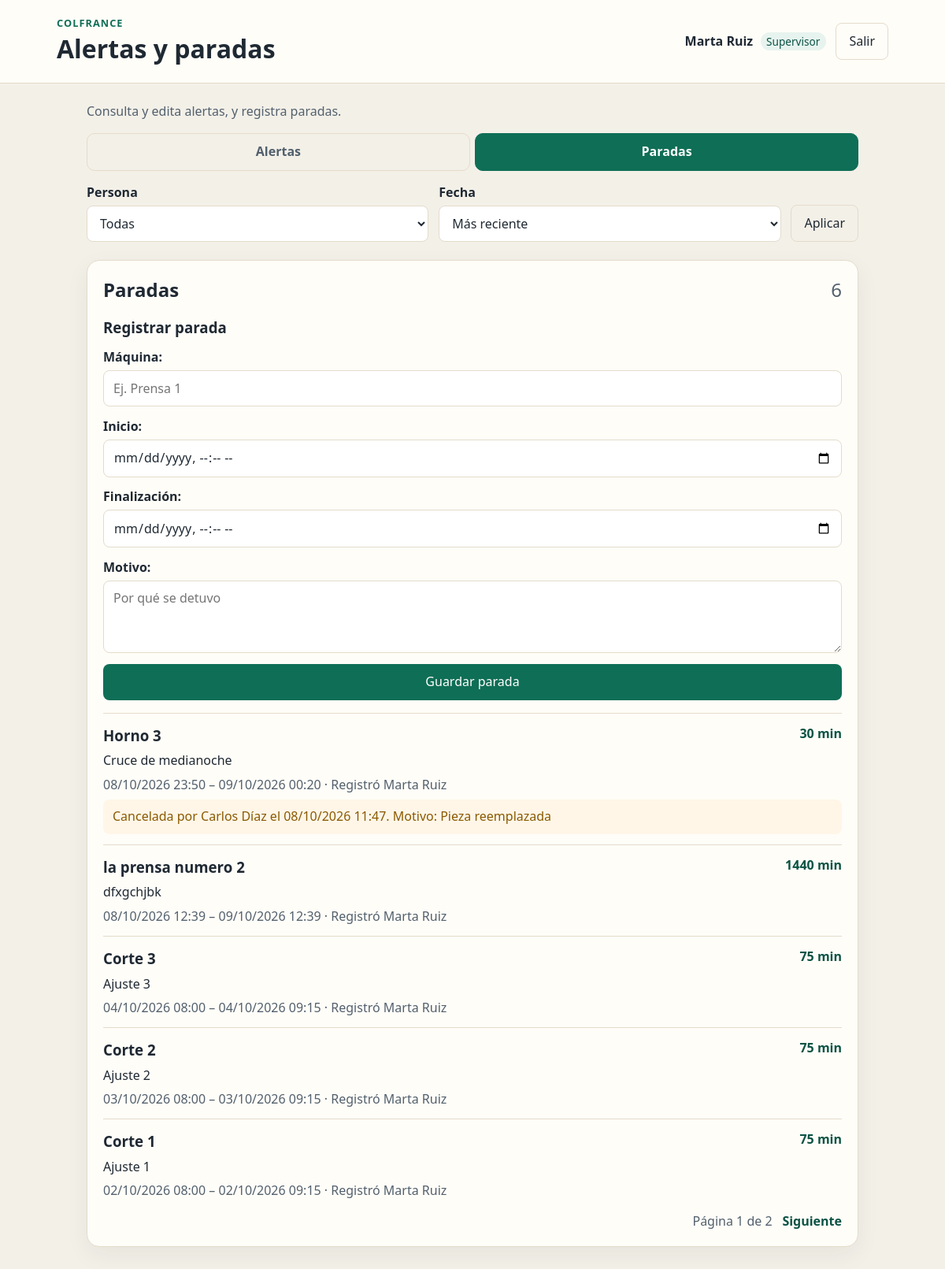
The app's page /?vista=paradas&persona=&orden=reciente (signed in), older data.
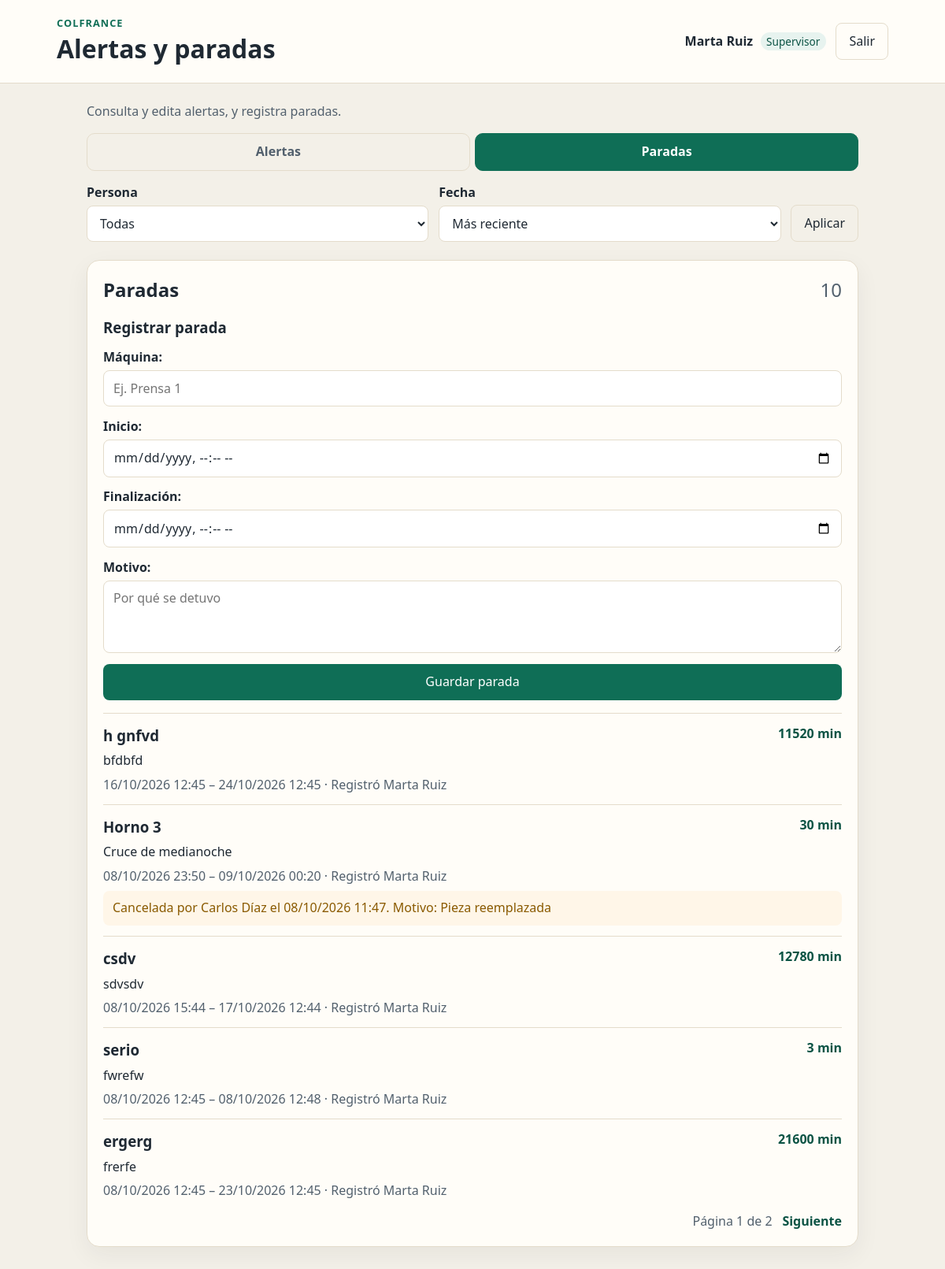
The same page, newer data.
### operaciones/models.py (models this page shows, shortened)
class Perfil(models.Model):
    usuario = models.OneToOneField(
        settings.AUTH_USER_MODEL,
        on_delete=models.CASCADE,
        related_name='perfil',
    )
    nombre = models.CharField('nombre', max_length=120)
    telefono = models.CharField('teléfono', max_length=15, validators=[telefono_valido])
    cedula = models.CharField(
        'cédula',
        max_length=12,
        unique=True,
        validators=[cedula_valida],
    )
    class Meta:
        verbose_name = 'perfil'
        verbose_name_plural = 'perfiles'

class Parada(models.Model):
    maquina = models.CharField('máquina', max_length=100)
    inicio = models.DateTimeField('inicio')
    fin = models.DateTimeField('finalización')
    motivo = models.TextField('motivo')
    usuario = models.ForeignKey(
        settings.AUTH_USER_MODEL,
        on_delete=models.PROTECT,
        related_name='paradas',
        verbose_name='usuario',
    )
    cancelada_por = models.ForeignKey(
        settings.AUTH_USER_MODEL,
        null=True,
        blank=True,
        on_delete=models.PROTECT,
        related_name='paradas_canceladas',
        verbose_name='cancelada por',
    )
    cancelada_en = models.DateTimeField('cancelada en', null=True, blank=True)
    motivo_cancelacion = models.TextField('motivo de cancelación', null=True, blank=True)
    class Meta:
        verbose_name = 'parada'
        verbose_name_plural = 'paradas'
        ordering = ['-inicio', '-pk']
        constraints = [
            models.CheckConstraint(
                condition=Q(fin__gt=F('inicio')),
                name='parada_fin_posterior_al_inicio',
            ),
            models.CheckConstraint(
                condition=(
                    Q(
                        cancelada_por__isnull=True,
                        cancelada_en__isnull=True,
                        motivo_cancelacion__isnull=True,
                    )
                    | Q(
                        cancelada_por__isnull=False,
                        cancelada_en__isnull=False,
                        motivo_cancelacion__isnull=False,
                    )
                ),
                name='parada_cancelacion_completa_o_vacia',
            ),
        ]
    @property
    def duracion_minutos(self):
        return int(round((self.fin - self.inicio).total_seconds() / 60))

### operaciones/views.py (the view, shortened to what this page needs)
# urls.py: path('', views.principal, name='principal'),
@login_required
def principal(request):
    rol = rol_de(request.user)
    alerta_form = AlertaForm(prefix='nueva')
    parada_form = ParadaForm(prefix='nueva')
    editar_errores = {}
    cancelar_errores = {}
    estado = 200
    vista, orden, persona = parametros(request)
    if rol == 'operario':
        vista = 'alertas'
    alertas, paradas = consulta(request.user, rol, persona, orden)
    personas = []
    if rol in ('supervisor', 'jefe'):
        personas = User.objects.filter(perfil__isnull=False).select_related('perfil').order_by(
            'perfil__nombre'
        )
    pagina_alertas = paginar(alertas, numero_pagina(request, 'alertas'))
    pagina_paradas = paginar(paradas, numero_pagina(request, 'paradas'))
    edicion = []
    for alerta in pagina_alertas:
        if rol == 'supervisor':
            formulario = editar_errores.get(alerta.pk) or AlertaForm(
                instance=alerta,
                prefix=f'editar-{alerta.pk}',
            )
        else:
            formulario = None
        edicion.append((alerta, formulario))
    listado_paradas = []
    for parada in pagina_paradas:
        if rol == 'jefe' and parada.cancelada_en is None:
            formulario = cancelar_errores.get(parada.pk) or CancelacionForm(
                prefix=f'cancelar-{parada.pk}',
            )
        else:
            formulario = None
        listado_paradas.append((parada, formulario))
    return render(
        request,
        'operaciones/principal.html',
        {
            'rol': rol,
            'rol_etiqueta': ETIQUETAS.get(rol, 'Sin rol'),
            'rol_descripcion': DESCRIPCIONES.get(rol, 'Esta cuenta no tiene un rol asignado.'),
            'alerta_form': alerta_form,
            'parada_form': parada_form,
            'perfil': getattr(request.user, 'perfil', None),
            'edicion': edicion,
            'listado_paradas': listado_paradas,
            'pagina_alertas': pagina_alertas,
            'pagina_paradas': pagina_paradas,
            'vista': vista,
            'orden': orden,
            'persona': persona,
            'personas': personas,
        },
        status=estado,
    )

### operaciones/forms.py (shortened to what this page needs)
class AlertaForm(forms.ModelForm):
    class Meta:
        model = Alerta
        fields = ['maquina', 'descripcion']
        labels = {
            'maquina': 'Máquina',
            'descripcion': 'Descripción',
        }
        widgets = {
            'maquina': forms.TextInput(attrs={'placeholder': 'Ej. Prensa 1'}),
            'descripcion': forms.Textarea(attrs={'rows': 3, 'placeholder': 'Qué ocurrió'}),
        }
    def __init__(self, *args, **kwargs):
        super().__init__(*args, **kwargs)
        self.fields['maquina'].error_messages['required'] = 'Indique la máquina.'
        self.fields['descripcion'].error_messages['required'] = (
            'La descripción no puede estar vacía.'
        )

### operaciones/roles.py (called while the page is built)
def rol_de(user):
    if not getattr(user, 'is_authenticated', False):
        return None
    nombres = set(user.groups.values_list('name', flat=True))
    for nombre in ROLES:
        if nombre in nombres:
            return nombre
    return None

### operaciones/templatetags/operaciones.py (called while the page is built)
@register.filter
def nombre_persona(usuario):
    perfil = getattr(usuario, 'perfil', None)
    if perfil and perfil.nombre:
        return perfil.nombre
    return usuario.get_username()

### operaciones/views.py (called while the page is built)
def parametros(request):
    origen = request.POST if request.method == 'POST' else request.GET
    vista = origen.get('vista', 'alertas')
    if vista not in ('alertas', 'paradas'):
        vista = 'alertas'
    orden = origen.get('orden', 'reciente')
    if orden not in ('reciente', 'antiguo'):
        orden = 'reciente'
    persona = origen.get('persona', '')
    if not str(persona).isdigit():
        persona = ''
    return vista, orden, persona

def consulta(user, rol, persona, orden):
    if rol == 'operario':
        alertas = Alerta.objects.filter(usuario=user)
        paradas = Parada.objects.none()
    elif rol in ('supervisor', 'jefe'):
        alertas = Alerta.objects.all()
        paradas = Parada.objects.all()
        if persona:
            alertas = alertas.filter(usuario_id=persona)
            paradas = paradas.filter(usuario_id=persona)
    else:
        alertas = Alerta.objects.none()
        paradas = Parada.objects.none()
    if orden == 'antiguo':
        alertas = alertas.order_by('fecha', 'pk')
        paradas = paradas.order_by('inicio', 'pk')
    else:
        alertas = alertas.order_by('-fecha', '-pk')
        paradas = paradas.order_by('-inicio', '-pk')
    return (
        alertas.select_related('usuario__perfil'),
        paradas.select_related('usuario__perfil', 'cancelada_por__perfil'),
    )

### operaciones/templates/operaciones/principal.html (shortened to what this page needs)
{% extends "operaciones/base.html" %}
{% load operaciones %}
{% block cuerpo %}
<header class="barra">
  <div>
    <p class="marca">Colfrance</p>
    <h1>Alertas y paradas</h1>
  </div>
  <div class="sesion">
    <p>
      <strong>{% if perfil %}{{ perfil.nombre }}{% else %}{{ user.username }}{% endif %}</strong>
      <span class="rol">{{ rol_etiqueta }}</span>
    </p>
    <button type="button" class="secundario" id="abrir-salida">Salir</button>
  </div>
</header>
<main class="pagina">
  <p class="ayuda">{{ rol_descripcion }}</p>
  {% if rol == "supervisor" or rol == "jefe" %}
    <nav class="pestanas" aria-label="Reportes">
      <a href="?vista=alertas&persona={{ persona }}&orden={{ orden }}" class="{% if vista == 'alertas' %}activa{% endif %}" {% if vista == "alertas" %}aria-current="page"{% endif %}>
        Alertas
      </a>
      <a href="?vista=paradas&persona={{ persona }}&orden={{ orden }}" class="{% if vista == 'paradas' %}activa{% endif %}" {% if vista == "paradas" %}aria-current="page"{% endif %}>
        Paradas
      </a>
    </nav>
    <form method="get" class="filtros">
      <div class="campo">
        <label for="filtro-persona">Persona</label>
        <select id="filtro-persona" name="persona">
          <option value="">Todas</option>
        </select>
      </div>
      <div class="campo">
        <label for="filtro-orden">Fecha</label>
        <select id="filtro-orden" name="orden">
          <option value="reciente" {% if orden == "reciente" %}selected{% endif %}>Más reciente</option>
        </select>
      </div>
      <button type="submit" class="secundario">Aplicar</button>
    </form>
  {% endif %}
  {% if vista == "paradas" and rol == "supervisor" or vista == "paradas" and rol == "jefe" %}
    <section class="tarjeta" id="paradas">
      <h2>Paradas <span>{{ pagina_paradas.paginator.count }}</span></h2>
      {% if rol == "supervisor" %}
        <form method="post" class="formulario" data-confirma="¿Seguro que desea registrar esta parada?" data-aceptar="Sí, registrar" novalidate>
          <h3>Registrar parada</h3>
          {% for field in parada_form %}
            <div class="campo">
              {{ field.label_tag }}
              {{ field }}
            </div>
          {% endfor %}
          <button type="submit">Guardar parada</button>
        </form>
      {% endif %}
      {% if listado_paradas %}
        <ul class="lista">
          {% for parada, formulario in listado_paradas %}
            <li>
              <article>
                <header>
                  <h3>{{ parada.maquina }}</h3>
                  <p class="duracion">{{ parada.duracion_minutos }} min</p>
                </header>
                <p>{{ parada.motivo }}</p>
                <p class="meta">
                  {{ parada.inicio|date:"d/m/Y H:i" }} – {{ parada.fin|date:"d/m/Y H:i" }}
                  · Registró {{ parada.usuario|nombre_persona }}
                </p>
                {% if parada.cancelada_en %}
                  <p class="cancelada">
                    Cancelada por {{ parada.cancelada_por|nombre_persona }}
                    el {{ parada.cancelada_en|date:"d/m/Y H:i" }}.
                    Motivo: {{ parada.motivo_cancelacion }}
                  </p>
                {% endif %}
              </article>
            </li>
          {% endfor %}
        </ul>
        {% include "operaciones/paginacion.html" with pagina=pagina_paradas clave="paradas" otra=pagina_alertas otra_clave="alertas" %}
      {% else %}
        <p class="vacio">Todavía no hay paradas registradas.</p>
      {% endif %}
    </section>
  {% endif %}
</main>
{% endblock %}

### operaciones/templates/operaciones/base.html (shortened to what this page needs)
{% load static %}
<!DOCTYPE html>
<html lang="es">
<head>
  <link rel="stylesheet" href="{% static 'operaciones/estilos.css' %}">
</head>
<body>
  {% block cuerpo %}{% endblock %}
</body>
</html>

### operaciones/templates/operaciones/paginacion.html (shortened to what this page needs)
{% if pagina.paginator.num_pages > 1 %}
<nav class="paginacion" aria-label="Páginas">
  <span>Página {{ pagina.number }} de {{ pagina.paginator.num_pages }}</span>
  {% if pagina.has_next %}
    <a href="?vista={{ vista }}&persona={{ persona }}&orden={{ orden }}&{{ clave }}={{ pagina.next_page_number }}&{{ otra_clave }}={{ otra.number }}">Siguiente</a>
  {% endif %}
</nav>
{% endif %}

### operaciones/static/operaciones/estilos.css (style rules this page uses)
:root { color-scheme: light; --fondo: #f3f0e8; --papel: #fffdf8; --tinta: #1f2933; --suave: #52606d; --linea: #e4dccb; --acento: #0f6e56; --acento-oscuro: #0b5344; --aviso: #8a5a00; --peligro: #8f2d2d; --sombra: 0 10px 30px rgba(31, 41, 51, 0.06); }
* { box-sizing: border-box; }
body { margin: 0; min-height: 100vh; background: var(--fondo); color: var(--tinta); font-family: "Segoe UI", Candara, sans-serif; line-height: 1.45; }
h1, h2, h3, p { margin: 0; }
button, input, textarea { font: inherit; }
button { border: 0; border-radius: 8px; padding: 0.7rem 1rem; background: var(--acento); color: white; cursor: pointer; }
button.secundario { background: transparent; color: var(--tinta); border: 1px solid var(--linea); }
.marca { color: var(--acento); font-size: 0.8rem; font-weight: 700; letter-spacing: 0.08em; text-transform: uppercase; }
.ayuda, .meta, .vacio { color: var(--suave); }
.tarjeta { background: var(--papel); border: 1px solid var(--linea); border-radius: 16px; box-shadow: var(--sombra); padding: 1.25rem; }
.entrada form, .formulario { display: grid; gap: 0.85rem; margin-top: 1rem; }
.campo { display: grid; gap: 0.3rem; }
label { font-weight: 600; }
input, textarea { width: 100%; border: 1px solid var(--linea); border-radius: 8px; padding: 0.65rem 0.75rem; background: white; color: var(--tinta); }
.barra { display: flex; justify-content: space-between; gap: 1rem; align-items: center; padding: 1.25rem 6vw; background: var(--papel); border-bottom: 1px solid var(--linea); }
.sesion { display: flex; align-items: center; gap: 0.8rem; }
.rol { display: inline-block; margin-left: 0.35rem; padding: 0.1rem 0.45rem; border-radius: 999px; background: #e7f3ef; color: var(--acento-oscuro); font-size: 0.85rem; }
.pagina { width: min(980px, calc(100% - 2rem)); margin: 1.5rem auto 3rem; display: grid; gap: 1rem; }
.pagina h2 { display: flex; justify-content: space-between; align-items: baseline; margin-bottom: 0.8rem; }
.pagina h2 span { color: var(--suave); font-weight: 500; }
.pestanas { display: flex; gap: 0.4rem; }
.pestanas a { flex: 1; padding: 0.7rem 1rem; border: 1px solid var(--linea); border-radius: 10px; background: transparent; color: var(--suave); text-align: center; text-decoration: none; font-weight: 600; }
.pestanas a.activa { background: var(--acento); border-color: var(--acento); color: white; }
.filtros { display: grid; grid-template-columns: 1fr 1fr auto; gap: 0.8rem; align-items: end; margin-bottom: 0.4rem; }
select { width: 100%; border: 1px solid var(--linea); border-radius: 8px; padding: 0.65rem 0.75rem; background: white; color: var(--tinta); font: inherit; }
.lista { list-style: none; margin: 1rem 0 0; padding: 0; display: grid; gap: 0.8rem; }
.lista article { border-top: 1px solid var(--linea); padding-top: 0.9rem; display: grid; gap: 0.45rem; }
.lista header, .duracion { display: flex; justify-content: space-between; gap: 1rem; }
.duracion { color: var(--acento-oscuro); font-weight: 700; }
.cancelada { padding: 0.65rem 0.75rem; border-radius: 8px; background: #fff6e8; color: var(--aviso); }
.paginacion { display: flex; justify-content: flex-end; align-items: center; gap: 0.8rem; margin-top: 1rem; color: var(--suave); }
.paginacion a { color: var(--acento-oscuro); font-weight: 700; text-decoration: none; }

Row changes from the older to the newer data that the page shows:
no longer on this page (row unchanged): Parada: maquina "la prensa numero 2", duracion_minutos "1440", motivo "dfxgchjbk", inicio "08/10/2026 12:39", fin "09/10/2026 12:39", usuario|nombre_persona "Marta Ruiz"
no longer on this page (row unchanged): Parada: maquina "Corte 3", duracion_minutos "75", motivo "Ajuste 3", inicio "04/10/2026 08:00", fin "04/10/2026 09:15", usuario|nombre_persona "Marta Ruiz"
no longer on this page (row unchanged): Parada: maquina "Corte 2", duracion_minutos "75", motivo "Ajuste 2", inicio "03/10/2026 08:00", fin "03/10/2026 09:15", usuario|nombre_persona "Marta Ruiz"
no longer on this page (row unchanged): Parada: maquina "Corte 1", duracion_minutos "75", motivo "Ajuste 1", inicio "02/10/2026 08:00", fin "02/10/2026 09:15", usuario|nombre_persona "Marta Ruiz"
added Parada: maquina "h gnfvd", duracion_minutos "11520", motivo "bfdbfd", inicio "16/10/2026 12:45", fin "24/10/2026 12:45", usuario|nombre_persona "Marta Ruiz"
added Parada: maquina "csdv", duracion_minutos "12780", motivo "sdvsdv", inicio "08/10/2026 15:44", fin "17/10/2026 12:44", usuario|nombre_persona "Marta Ruiz"
added Parada: maquina "serio", duracion_minutos "3", motivo "fwrefw", inicio "08/10/2026 12:45", fin "08/10/2026 12:48", usuario|nombre_persona "Marta Ruiz"
added Parada: maquina "ergerg", duracion_minutos "21600", motivo "frerfe", inicio "08/10/2026 12:45", fin "23/10/2026 12:45", usuario|nombre_persona "Marta Ruiz"
Text that changed along with them:
{{ pagina_paradas.paginator.count }}: "6" → "10"
